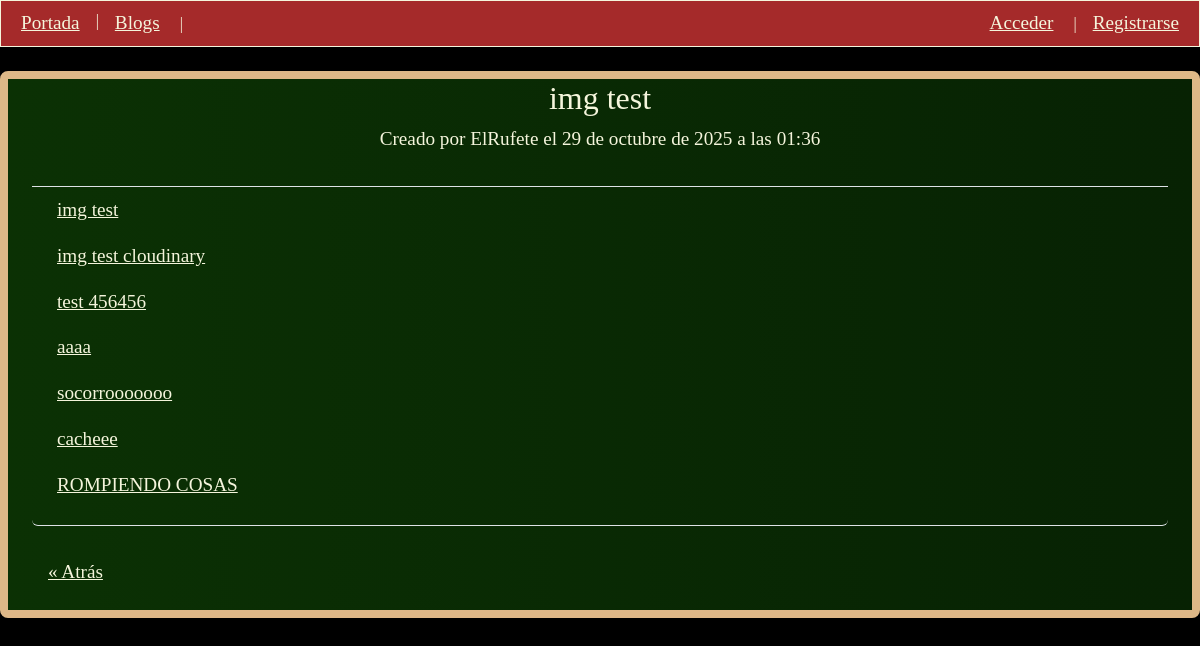
Screenshot of /blogs/8/ with the database file from the repository.
### blog/models.py (models this page shows, shortened)
class Blog(models.Model):
    text = models.CharField(max_length=140)
    date_added = models.DateTimeField(auto_now_add=True)
    author = models.ForeignKey(User, on_delete=models.CASCADE)

class Entry(models.Model):
    class Meta():
        verbose_name_plural = 'Entries'
    blog = models.ForeignKey(Blog, on_delete=models.CASCADE)
    title = models.CharField(max_length=50, default= 'Nueva entrada')
    text = models.TextField()
    date_added = models.DateTimeField(auto_now_add=True)
    banner = models.ImageField(upload_to='banners/',
                                blank=True,
                                null=True,
                                )

### blog/views.py (the view)
# urls.py: path('blogs/<int:blog_id>/', views.entries_list, name='entries_list'),
def entries_list(request,blog_id):
    blog = Blog.objects.get(id=blog_id)
    entries = blog.entry_set.order_by('date_added')
    context = {'blog': blog, 'entries': entries}
    return render(request, 'blog/entries_list.html', context)

### blog/templates/blog/entries_list.html (shortened to what this page needs)
{% extends "blog/layout.html" %}
{% block content%}
<div class="blackboard">
    <div class="centered border-bottom pb-3">
        <h2>  {{ blog.text }} </h2>
        <p class="message-link c">Creado por {{ blog.author }} el {{ blog.date_added }}</p>
    </div>
    <ul class="list-group pb-3 mb-4 border-bottom">
        {% for entry in entries %}
            <li class="list-group-item">
              <a href="{% url 'blog:entry' blog.id entry.id %}">{{entry.title}}</a>
            </li>
        {%empty%}
            <li>Aún no hay entradas para este tema. ¡Estrénalo!</li>
        {% endfor %}
    </ul>
    <p class="me-auto p-2">
        <a href="{% url 'blog:blogs_list' %}">&laquo; Atrás </a>
    </p>
</div>
{%endblock content%}

### blog/static/css/style.css (style rules this page uses)
body { background-color: black; color: beige }
a { color: beige; display: inline; font-size: 1.2rem; margin-right: 0.5rem; margin-left: 0.5rem }
.blackboard { display: flex; flex-direction: column; background-image: linear-gradient(to right,#0b3104, #072203) ; font-family:'Comic Sans MS'; border: solid 0.5rem burlywood; border-radius: 0.5rem; max-height: fit-content; margin-top: 0.5rem; padding: 0 1.5rem; }
.blackboard .list-group-item { background-color: transparent !important; color: beige; border-color: transparent }
.blackboard .centered { display: flex; flex-direction: column; align-items: center; }
.message-link { font-size: 1.2rem; align-items: center; display: inline-flex; }

### rows the page displays
Blog: text "img test", author "ElRufete", date_added "29 de octubre de 2025 a las 01:36"
Entry: title "img test"
Entry: title "img test cloudinary"
Entry: title "test 456456"
Entry: title "aaaa"
Entry: title "socorrooooooo"
Entry: title "cacheee"
Entry: title "ROMPIENDO COSAS"
